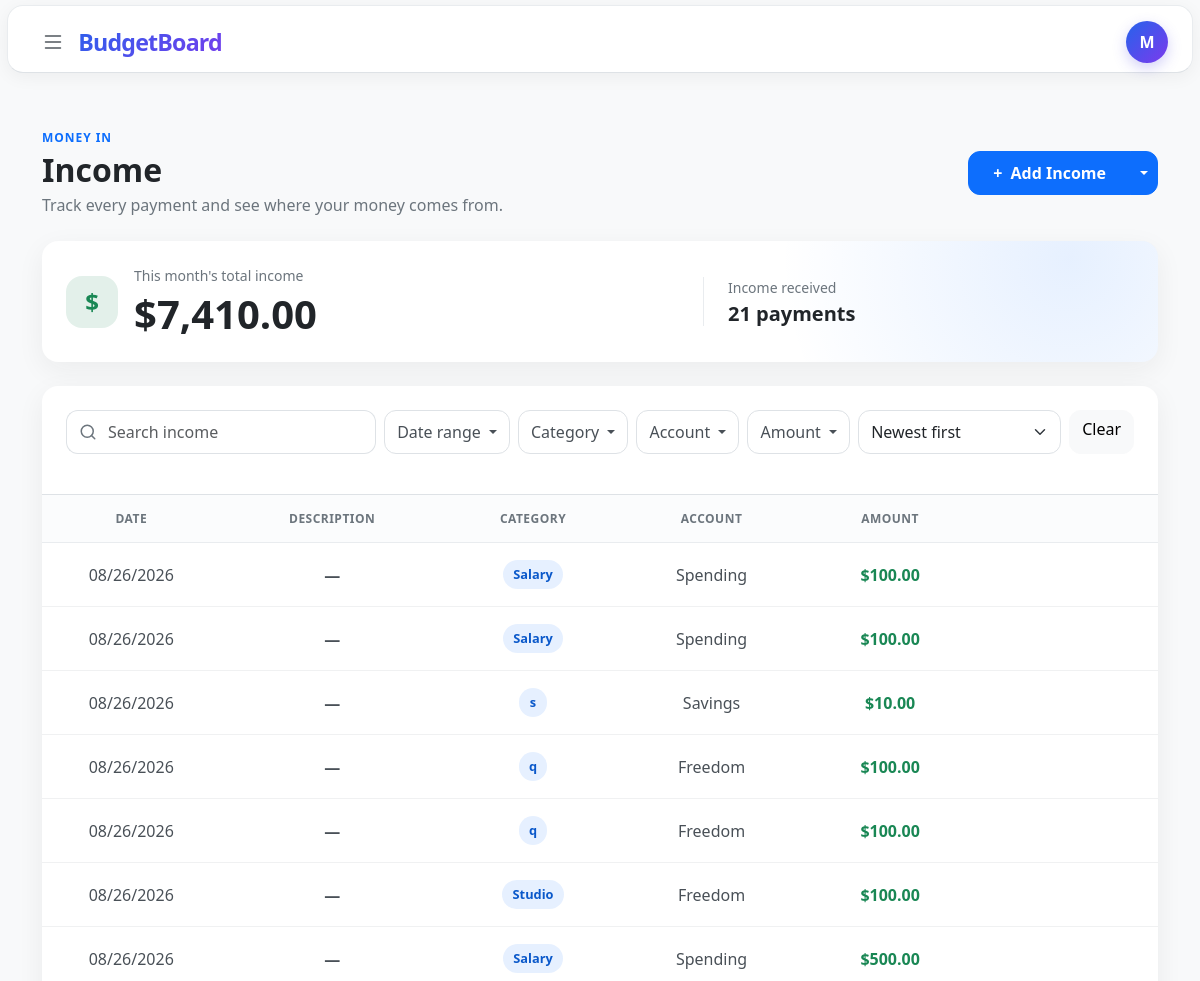
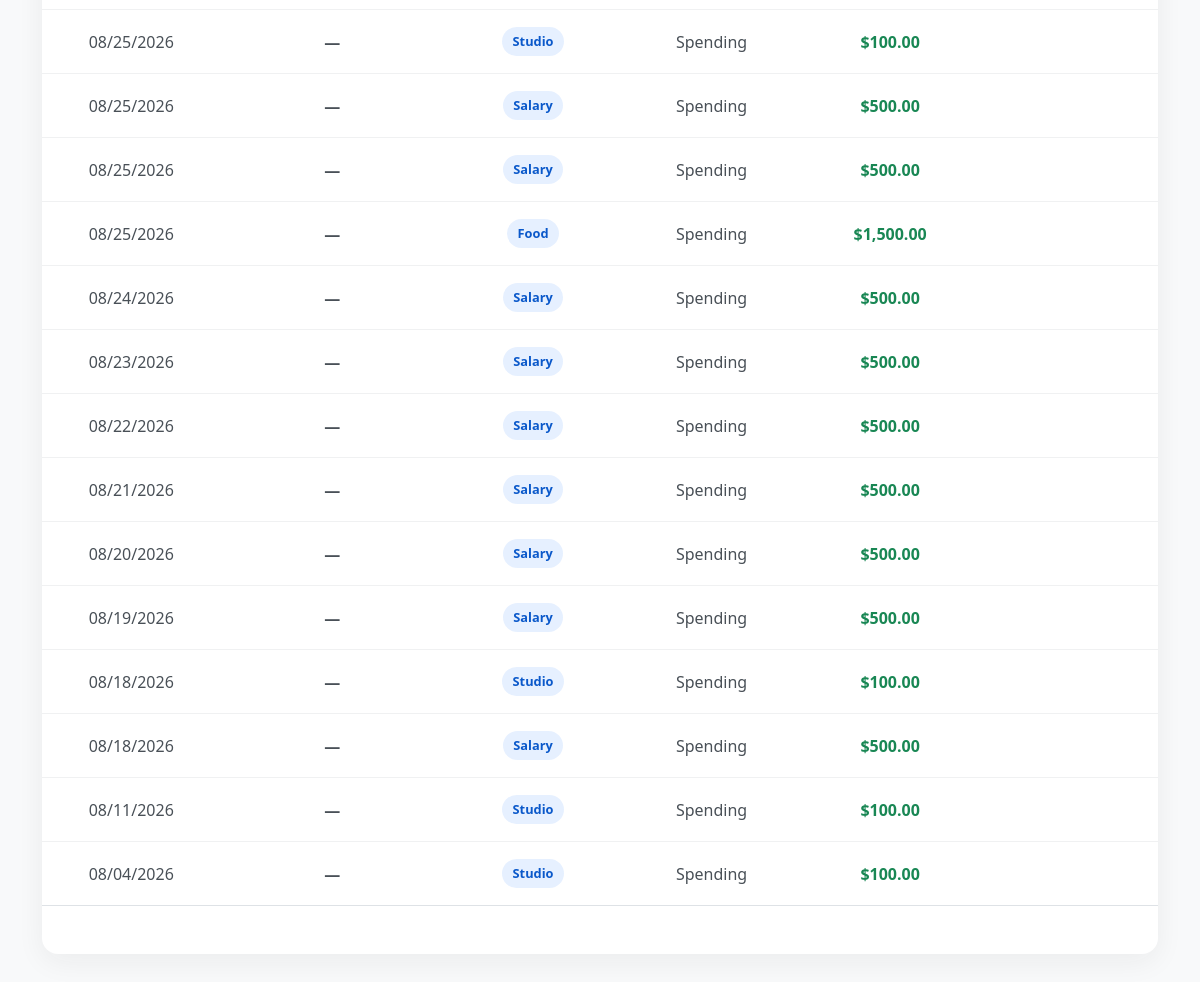
Screenshot of /income/25 (signed in) with the database file from the repository (2 pictures, top to bottom).
### tables this page shows
CREATE TABLE income (
    id INTEGER PRIMARY KEY AUTOINCREMENT,
    user_id INTEGER NOT NULL,
    amount NUMERIC NOT NULL,
    category_id INTEGER NOT NULL,
    description TEXT,
    account_id INTEGER NOT NULL,
    date DATETIME NOT NULL DEFAULT CURRENT_TIMESTAMP,
    added_at DATETIME NOT NULL DEFAULT CURRENT_TIMESTAMP,

    FOREIGN KEY (user_id) REFERENCES users(id),
    FOREIGN KEY (category_id) REFERENCES categories(id),
    FOREIGN KEY (account_id) REFERENCES accounts(id)
);

CREATE TABLE categories (
    id INTEGER PRIMARY KEY AUTOINCREMENT,
    user_id INTEGER NOT NULL,
    name TEXT NOT NULL COLLATE NOCASE,
    type TEXT NOT NULL CHECK (
        type IN ('income', 'expense')
    ),
    created_at DATETIME NOT NULL DEFAULT CURRENT_TIMESTAMP,

    FOREIGN KEY (user_id) REFERENCES users(id),
    UNIQUE (user_id, name, type)
);

CREATE TABLE accounts(
    id INTEGER PRIMARY KEY AUTOINCREMENT,
    user_id INTEGER NOT NULL,
    name TEXT NOT NULL,
    type TEXT NOT NULL CHECK (
        type IN (
            'checking',
            'savings',
            'cash',
            'credit card',
            'investment',
            'other'
        )
    ),
    bank TEXT,
    created_at DATETIME NOT NULL DEFAULT CURRENT_TIMESTAMP, active INTEGER NOT NULL DEFAULT 1
CHECK (active IN (0, 1)),

    FOREIGN KEY (user_id) REFERENCES users(id)
);

### app.py (the view, shortened to what this page needs)
@app.route("/income", defaults={"limit": "10"}, methods=["GET", "POST"])
@app.route("/income/<limit>", methods=["GET", "POST"])
@login_required
def income(limit):
    action = (request.form.get("action") or "").strip()
    if request.method == "GET":
        process_recurrent_events(db, session["user_id"])
    return transaction_page(db, "income", limit)

### templates/income.html (shortened to what this page needs)
{% extends "layout.html" %}
{% from "_transaction_rows.html" import transaction_rows %}
{% block main %}
    <section class="income-page py-4 py-lg-5">
        <div class="container-xl">
            <div class="d-flex flex-column flex-sm-row align-items-sm-center justify-content-between gap-3 mb-4">
                <div>
                    <p class="income-eyebrow mb-1">Money in</p>
                    <h1 class="h2 fw-bold mb-1">Income</h1>
                    <p class="text-secondary mb-0">Track every payment and see where your money comes from.</p>
                </div>
                <div class="btn-group income-add-group align-self-start align-self-sm-center">
                    <button
                        class="btn btn-primary px-4"
                        type="button"
                        data-bs-toggle="modal"
                        data-bs-target="#addTransactionModal"
                    >
                        <span class="me-1" aria-hidden="true">+</span> Add Income
                    </button>
                    <button
                        class="btn btn-primary dropdown-toggle dropdown-toggle-split"
                        type="button"
                        data-bs-toggle="dropdown"
                        aria-expanded="false"
                    >
                    </button>
                </div>
            </div>
            <div class="card income-summary-card border-0 mb-4">
                <div class="card-body p-4">
                    <div class="row align-items-center g-4">
                        <div class="col-sm-7">
                            <div class="d-flex align-items-center gap-3">
                                <div class="income-summary-icon" aria-hidden="true">$</div>
                                <div>
                                    <p class="text-secondary small mb-1">This month's total income</p>
                                    <p class="display-6 fw-bold mb-0">{{ summary["total"] | usd }}</p>
                                </div>
                            </div>
                        </div>
                        <div class="col-sm-5">
                            <div class="income-summary-detail ps-sm-4">
                                <p class="text-secondary small mb-1">Income received</p>
                                <p class="h5 fw-semibold mb-0">
                                    {{ summary["count"] }}
                                    {{ "payment" if summary["count"] == 1 else "payments" }}
                                </p>
                            </div>
                        </div>
                    </div>
                </div>
            </div>
            <div class="card income-list-card border-0" id="transaction-results-card">
                <div class="card-body p-0">
                    <form
                        id="transaction-filter-form"
                        class="p-3 p-lg-4 border-bottom"
                        action="{{ url_for('income') }}"
                        method="get"
                    >
                        <div class="row g-2 align-items-center">
                            <div class="col-12 col-xl">
                                <div class="input-group income-search">
                                    <span class="input-group-text bg-white border-end-0 text-secondary" aria-hidden="true">
                                        <svg width="18" height="18" viewBox="0 0 24 24" fill="none" stroke="currentColor" stroke-width="2" stroke-linecap="round" stroke-linejoin="round">
                                            <circle cx="11" cy="11" r="8"></circle>
                                            <path d="m21 21-4.35-4.35"></path>
                                        </svg>
                                    </span>
                                    <input
                                        class="form-control border-start-0 ps-0"
                                        id="transaction-search-input"
                                        name="q"
                                        type="search"
                                        value="{{ filters['q'] }}"
                                        placeholder="Search income"
                                        aria-label="Search income"
                                    >
                                </div>
                            </div>
                            <div class="col-6 col-sm-auto dropdown">
                                <button class="btn btn-outline-secondary w-100 dropdown-toggle" type="button" data-bs-toggle="dropdown" data-bs-auto-close="outside" aria-expanded="false">
                                    Date range
                                </button>
                            </div>
                            <div class="col-6 col-sm-auto dropdown">
                                <button class="btn btn-outline-secondary w-100 dropdown-toggle" type="button" data-bs-toggle="dropdown" data-bs-auto-close="outside" aria-expanded="false">
                                    Category
                                </button>
                            </div>
                            <div class="col-6 col-sm-auto dropdown">
                                <button class="btn btn-outline-secondary w-100 dropdown-toggle" type="button" data-bs-toggle="dropdown" data-bs-auto-close="outside" aria-expanded="false">
                                    Account
                                </button>
                            </div>
                            <div class="col-6 col-sm-auto dropdown">
                                <button class="btn btn-outline-secondary w-100 dropdown-toggle" type="button" data-bs-toggle="dropdown" data-bs-auto-close="outside" aria-expanded="false">
                                    Amount
                                </button>
                            </div>
                            <div class="col-12 col-sm-auto">
                                <select class="form-select income-sort-select" id="income-sort" name="sort">
                                    <option value="newest" {% if filters["sort"] == "newest" %}selected{% endif %}>Newest first</option>
                                </select>
                            </div>
                            <div class="col-12 col-sm-auto">
                                <a
                                    class="btn btn-light w-100 income-filter-clear"
                                    id="transaction-filter-clear"
                                    href="{{ url_for('income') }}"
                                >
                                    Clear
                                </a>
                            </div>
                        </div>
                    </form>
                    <div class="table-responsive">
                        <table class="table income-table align-middle mb-0">
                            <colgroup>
                                <col class="income-col-standard">
                                <col class="income-col-description">
                                <col class="income-col-standard">
                                <col class="income-col-account">
                                <col class="income-col-standard">
                                <col class="income-col-actions">
                            </colgroup>
                            <thead>
                                <tr>
                                    <th scope="col">Date</th>
                                    <th scope="col">Description</th>
                                    <th scope="col">Category</th>
                                    <th scope="col">Account</th>
                                    <th class="income-amount-column" scope="col">Amount</th>
                                    <th class="transaction-action-column" scope="col">
                                    </th>
                                </tr>
                            </thead>
                            <tbody id="transaction-results-body">
                                {{ transaction_rows(
                                    entries,
                                    accounts,
                                    transaction_page_url,
                                    transaction_amount_class,
                                    transaction_empty_message,
                                    "income-category-options"
                                ) }}
                            </tbody>
                        </table>
                    </div>
                    <div class="text-center p-4 border-top" id="transaction-pagination">
                    </div>
                </div>
            </div>
        </div>
    </section>
{% endblock %}

### templates/_transaction_rows.html (shortened to what this page needs)
{% macro transaction_rows(entries, accounts, transaction_page_url, amount_class, empty_message, category_list_id) %}
    {% for entry in entries %}
        {% set editor_target = '.transaction-item-' ~ entry['id'] %}
        <tr class="transaction-row">
            <td>
                <div class="collapse show {{ editor_target[1:] }}">
                    <span class="text-nowrap">{{ entry["display_date"] }}</span>
                </div>
            </td>
            <td>
                <div class="collapse show {{ editor_target[1:] }}">
                    <span class="fw-semibold">{{ entry["description"] or "—" }}</span>
                </div>
            </td>
            <td>
                <div class="collapse show {{ editor_target[1:] }}">
                    <span class="income-category">{{ entry["category"] }}</span>
                </div>
            </td>
            <td>
                <div class="collapse show {{ editor_target[1:] }}">
                    {{ entry["account"] }}
                </div>
            </td>
            <td class="income-amount-column fw-semibold {{ amount_class }}">
                <div class="collapse show {{ editor_target[1:] }}">
                    {{ entry["amount"] | usd }}
                </div>
            </td>
            <td class="transaction-action-column">
                <div class="collapse show {{ editor_target[1:] }}">
                </div>
            </td>
        </tr>
    {% else %}
        <tr>
            <td class="text-center text-secondary py-5" colspan="6">
                {{ empty_message }}
            </td>
        </tr>
    {% endfor %}
{% endmacro %}

### rows the page displays
income: display_date "08/26/2026", entry "—", category "Salary", account "Spending", amount "$100.00"
income: display_date "08/26/2026", entry "—", category "Salary", account "Spending", amount "$100.00"
income: display_date "08/26/2026", entry "—", category "s", account "Savings", amount "$10.00"
income: display_date "08/26/2026", entry "—", category "q", account "Freedom", amount "$100.00"
income: display_date "08/26/2026", entry "—", category "q", account "Freedom", amount "$100.00"
income: display_date "08/26/2026", entry "—", category "Studio", account "Freedom", amount "$100.00"
income: display_date "08/26/2026", entry "—", category "Salary", account "Spending", amount "$500.00"
income: display_date "08/25/2026", entry "—", category "Studio", account "Spending", amount "$100.00"
income: display_date "08/25/2026", entry "—", category "Salary", account "Spending", amount "$500.00"
income: display_date "08/25/2026", entry "—", category "Salary", account "Spending", amount "$500.00"
income: display_date "08/25/2026", entry "—", category "Food", account "Spending", amount "$1,500.00"
income: display_date "08/24/2026", entry "—", category "Salary", account "Spending", amount "$500.00"
income: display_date "08/23/2026", entry "—", category "Salary", account "Spending", amount "$500.00"
income: display_date "08/22/2026", entry "—", category "Salary", account "Spending", amount "$500.00"
income: display_date "08/21/2026", entry "—", category "Salary", account "Spending", amount "$500.00"
income: display_date "08/20/2026", entry "—", category "Salary", account "Spending", amount "$500.00"
income: display_date "08/19/2026", entry "—", category "Salary", account "Spending", amount "$500.00"
income: display_date "08/18/2026", entry "—", category "Studio", account "Spending", amount "$100.00"
income: display_date "08/18/2026", entry "—", category "Salary", account "Spending", amount "$500.00"
income: display_date "08/11/2026", entry "—", category "Studio", account "Spending", amount "$100.00"
income: display_date "08/04/2026", entry "—", category "Studio", account "Spending", amount "$100.00"

### other values shown
{{ session.get("username", "U")[0] | upper }} "M"
{{ summary["total"] | usd }} "$7,410.00"
{{ summary["count"] }} "21"
{{ "payment" if summary["count"] == 1 else "payments" }} "payments"
